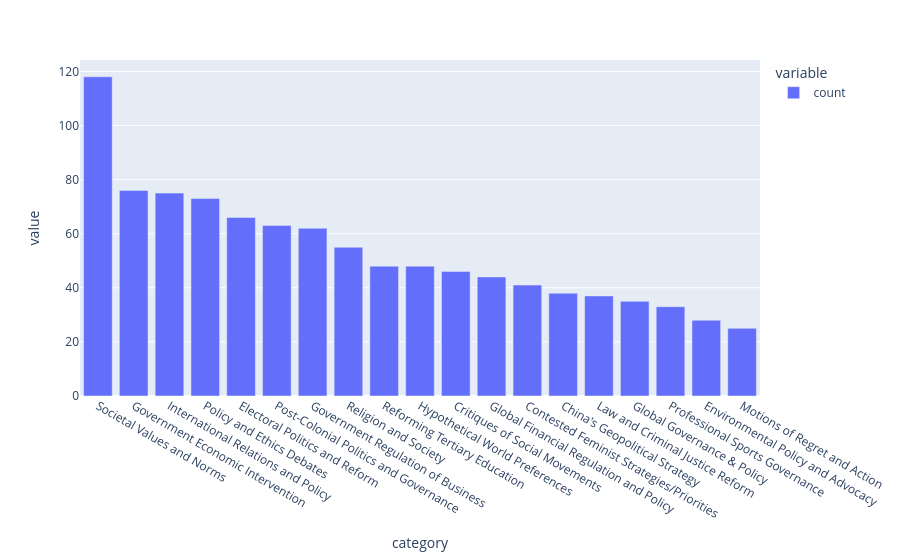

Notebook code for this chart:
### Code cell
category_counts = df_with_emb2.value_counts('category')
px.bar(category_counts)

### Figure 1 — Plotly figure (JSON) as saved in the notebook; plotly's stock layout.template omitted (floating-point values rounded to 4 significant figures)
{"data": [{"hovertemplate": "variable=count<br>category=%{x}<br>value=%{y}<extra></extra>", "legendgroup": "count", "marker": {"color": "#636efa", "pattern": {"shape": ""}}, "name": "count", "orientation": "v", "showlegend": true, "textposition": "auto", "type": "bar", "x": ["Societal Values and Norms", "Government Economic Intervention\n", "International Relations and Policy\n", "Policy and Ethics Debates\n", "Electoral Politics and Reform\n", "Post-Colonial Politics and Governance\n", "Government Regulation of Business", "Religion and Society", "Reforming Tertiary Education \n", "Hypothetical World Preferences\n", "Critiques of Social Movements\n", "Global Financial Regulation and Policy\n", "Contested Feminist Strategies/Priorities\n", "China's Geopolitical Strategy", "Law and Criminal Justice Reform\n", "Global Governance & Policy\n", "Professional Sports Governance", "Environmental Policy and Advocacy\n", "Motions of Regret and Action\n"], "xaxis": "x", "y": [118, 76, 75, 73, 66, 63, 62, 55, 48, 48, 46, 44, 41, 38, 37, 35, 33, 28, 25], "yaxis": "y"}], "layout": {"barmode": "relative", "legend": {"title": {"text": "variable"}, "tracegroupgap": 0}, "margin": {"t": 60}, "xaxis": {"anchor": "y", "domain": [0, 1], "title": {"text": "category"}}, "yaxis": {"anchor": "x", "domain": [0, 1], "title": {"text": "value"}}}}
